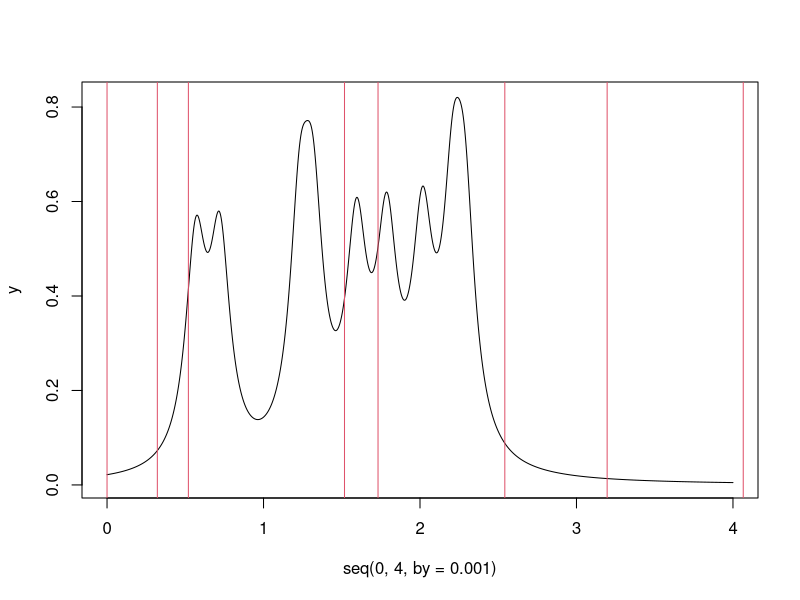
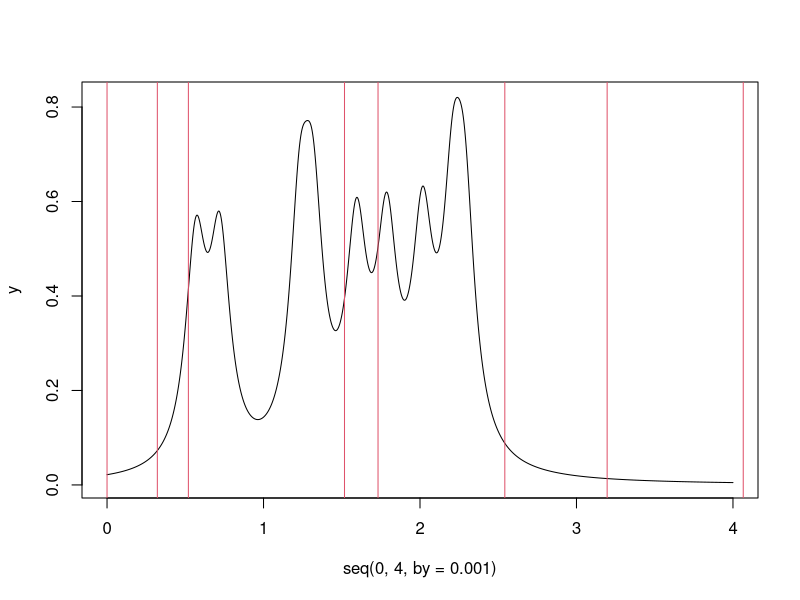

Write R code to recreate these figures, in order.
library('igraph')

#---------#
# prepare #
#---------#

# Make graph
g <- graph.empty(directed=F)
g <- g + vertices(seq(10))
g <- g + edges(c(1,2,1,3,1,4,2,3,2,6,3,4,3,5,5,8,6,7,6,8,7,9,8,10))
#tkplot(g)

# Get adjacency matrix and build lap matrix
adj <- as.matrix(get.adjacency(g))
lap <- - adj
for(i in seq(length(adj[,1]))) lap[i,i] <- lap[i,i] + degree(g, V(g)[i])
# Get 'defined' frequencies
eigva <- round(sort(eigen(lap)$values),5)
freq <- sqrt(abs(eigva))

# HWHM parameter
gamma <- 0.08




#---------#
# my code #
#---------#

# SpectralDensity function
specDens = function(omega, omegadef, gamma) {
	k <- 0
	for(i in 2:length(omegadef)) k = k + (gamma / ((omega - omegadef[i])^2 + gamma^2))
	return(k)
}
# Normalization constant
sdK = function(omegadef, gamma) {
	return(integrate(specDens, lower=0, upper=Inf, omegadef=omegadef, gamma=gamma, stop.on.error = FALSE)$value)
}
# Normalized spectral density (rho[omega])
rhoO = function(omega, omegadef, gamma, k) {
  return(specDens(omega, omegadef, gamma) / k)
}

# Spectral plot
y <- c()
for(x in seq(0,4,by=0.001)) y <- append(y, rhoO(x, freq, gamma, sdK(freq, gamma)))
plot(seq(0,4,by=0.001), y, type='l'); abline(v=eigva, col=2)




#----------#
# nettools #
#----------#

## Useful function for computing Ipsen distance
##--------------------------------------------------
spec <- function(mm){
  sort(eigen(mm)$values)
}

## D2 - ipsen02evolutionary
lorentz <- function(omega,mygamma,given_omega){
  l <-0
  for(i in 2:length(given_omega)){
    l = l + mygamma/( (omega-given_omega[i])**2+mygamma**2)                          }
  return(l)
}

K <- function(mygamma,given_omega){
  return(1/integrate(lorentz,lower=0,upper=Inf,mygamma=mygamma,given_omega=given_omega, stop.on.error = FALSE)$value)
}

rho <- function(omega, mygamma, ll){
  ll[[2]]*lorentz(omega,mygamma,ll[[1]])
}

## Code
##-----------------------------------------------
myomega <- sqrt(abs(round(spec(lap),5)))
mygamma <- gamma
myk <- K(mygamma,myomega)
y <- c()
for(x in seq(0,4,by=0.001)) y <- append(y, rho(x, mygamma, list(myomega, myk)))
plot(seq(0,4,by=0.001), y, type='l'); abline(v=eigva, col=2)